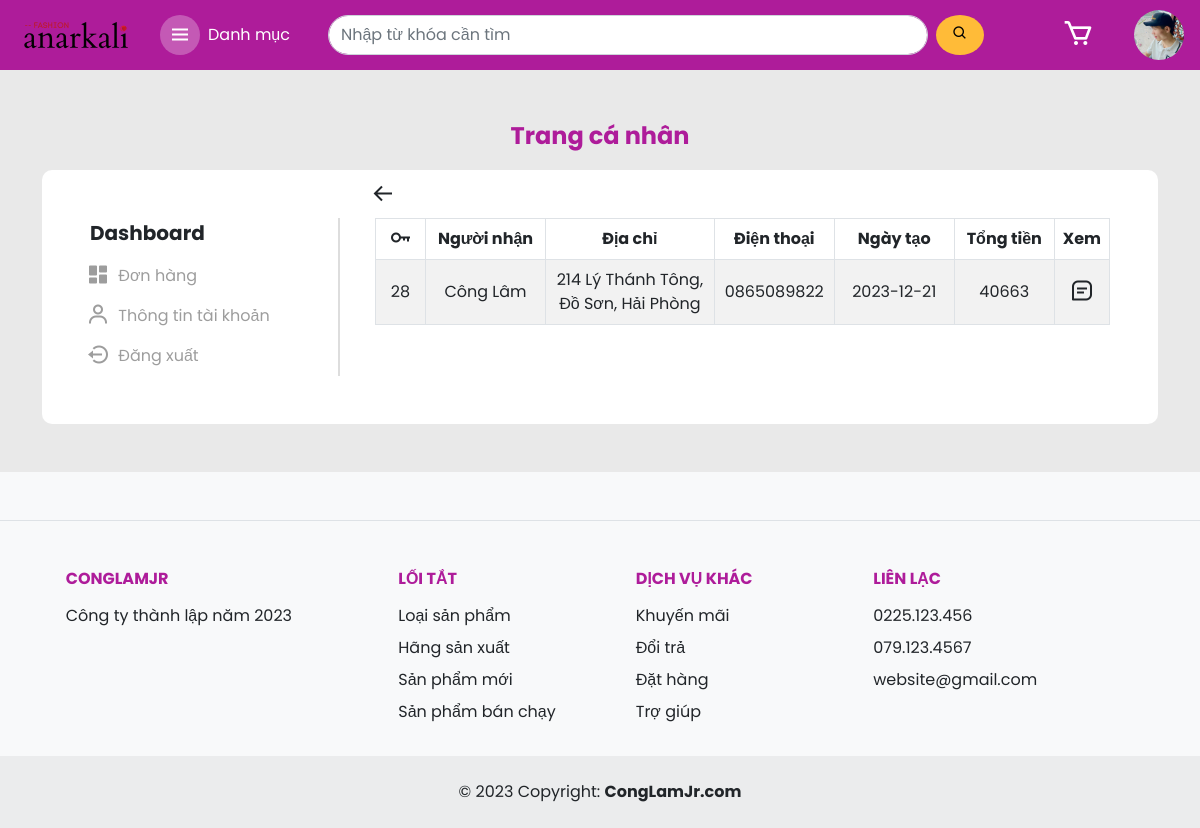
/trang_chu/don_hang_moi.php (signed in), run on the app's committed database.
### tables this page shows
CREATE TABLE `nguoidung` (
  `TaiKhoan` varchar(64) NOT NULL,
  `MatKhau` varchar(64) NOT NULL,
  `Email` varchar(64) NOT NULL,
  `HinhAnh` varchar(68) NOT NULL,
  `Quyen` int(1) NOT NULL,
  `TrangThai` int(1) NOT NULL
);

CREATE TABLE `giohang` (
  `MaGioHang` int(64) NOT NULL,
  `TaiKhoan` varchar(64) NOT NULL,
  `NguoiTao` varchar(1000) NOT NULL,
  `DiaChi` varchar(10000) NOT NULL,
  `SoDienThoai` varchar(10) NOT NULL,
  `NgayTao` date NOT NULL,
  `TongTien` int(64) NOT NULL,
  `TrangThai` int(1) NOT NULL
);

### quan_tri/module/database.php (called while the page is built, shortened)
<?php
  function execute_query($sql, $params=NULL) {
    $server = 'localhost';
    $username = 'root';
    $password = '';
    $dbname = 'shopthoitrang';
    $conn = new PDO("mysql:host={$server};dbname={$dbname}", $username, $password);
    $stmt = $conn->prepare($sql);
    if (isset($params))
      foreach ($params as $key => $value)
        $stmt->bindValue($key,$value,PDO::PARAM_STR);
    $stmt->execute();
    return $stmt->fetchAll();
  }
?>

### trang_chu/don_hang_moi.php (the view, shortened to what this page needs)
<!DOCTYPE html>
<html lang="en">
<head>
  <?php
    include 'module/head.php';
  ?>
  <link rel='stylesheet' href='style/profile.css'>
</head>
<body>
  <form action='xu_ly_tim_kiem.php' method='post' class='d-flex align-items-center justify-content-between header px-3'>
    <?php
      include 'module/header.php';
    ?>
  </form>
  <div class='body container-fluid'>
    <div class='container-md py-5'>
      <div class='title text-center fw-bold fs-4 mb-3' style='color: #ae1c9a;'>Trang cá nhân</div>
      <div class='content_container p-5 bg-white'>
        <div class='dashboard d-flex flex-column'>
          <div class='fw-bold fs-5 mb-2'>Dashboard</div>
          <a href='trang_ca_nhan.php' class='my-2 text-decoration-none'><i class='bx bxs-dashboard me-2'></i> Đơn hàng</a>
          <a href='thong_tin_tai_khoan.php' class='my-2 text-decoration-none'><i class='bx bx-user me-2'></i> Thông tin tài khoản</a>
          <a href='dang_nhap/xu_ly_dang_xuat.php' class='my-2 text-decoration-none'><i class='bx bx-log-out-circle me-2' ></i> Đăng xuất</a>
        </div>
        <div class='position-relative'>
          <a style='top: -35px;' href='trang_ca_nhan.php' class='position-absolute text-dark'><i class='bx bx-arrow-back' style='transform: scale(1.5);'></i></a>
          <table class='table table-striped align-middle table-bordered'>
            <thead>
              <tr>
                <th class='text-center' style='width: 50px; min-width: 50px; transform: scale(1.5);'><i class='bx bx-key'></i></th>
                <th class='text-center' style='width: 120px; min-width: 120px;'>Người nhận</th>
                <th class='text-center' style='min-width: 150px;'>Địa chỉ</th>
                <th class='text-center' style='width: 120px; min-width: 120px;'>Điện thoại</th>
                <th class='text-center' style='width: 120px; min-width: 120px;'>Ngày tạo</th>
                <th class='text-center' style='width: 100px; min-width: 100px;'>Tổng tiền</th>
                <th class='text-center' style='width: 50px; min-width: 50px;'>Xem</th>
              </tr>
            </thead>
            <tbody>
              <?php
                $sql = "SELECT * FROM giohang WHERE NguoiTao=:nguoi_tao AND TrangThai=0 ORDER BY MaGioHang DESC";
                $tai_khoan = $_SESSION['TenTaiKhoan'];
                $gio_hangs = execute_query($sql, array('nguoi_tao' => $tai_khoan));
                foreach($gio_hangs as $gio_hang){
                  echo "<tr>
                    <td class='text-center'>{$gio_hang['MaGioHang']}</td>
                    <td class='text-center'>{$gio_hang['TaiKhoan']}</td>
                    <td class='text-center'>{$gio_hang['DiaChi']}</td>
                    <td class='text-center'>{$gio_hang['SoDienThoai']}</td>
                    <td class='text-center'>{$gio_hang['NgayTao']}</td>
                    <td class='text-center'>{$gio_hang['TongTien']}</td>
                    <td class='text-center'><a href='xem_chi_tiet_don_hang.php?id={$gio_hang['MaGioHang']}' class='text-dark'><i style='transform: scale(1.5);' class='bx bx-message-square-detail'></i></a></td>
                  </tr>";
                }
              ?>
            </tbody>
          </table>
        </div>
      </div>
    </div>
  </div>
  <div class='footer'>
    <?php
      include 'module/footer.php';
    ?>
  </div>
</body>
</html>

### trang_chu/module/header.php (shortened to what this page needs)
<div class='d-flex'>
  <img class='logo' src="../img/logo2.avif">
  <button type='button' class='d-flex align-items-center ms-4 category_button'>
    <div class='d-flex align-items-center category_icon_container p-2'><i class='bx bx-menu text-white fs-4 category_icon'></i></div>
    <div class='fs-6 text-white ps-2'>Danh mục
    </div>
  </button>
</div>
<div class='search_container d-flex'>
  <input required='true' type="text" name='tu_khoa' class='form-control input_search' placeholder='Nhập từ khóa cần tìm'>
  <button type='submit' class='px-3 py-2 button_search ms-2'><i class='bx bx-search' ></i></button>
</div>
<?php
  $hinh_anh = execute_query('SELECT HinhAnh FROM nguoidung WHERE TaiKhoan=:tai_khoan', array('tai_khoan' => $_SESSION['TenTaiKhoan']))[0][0];
?>
<div class='d-flex justify-content-center align-items-center'>
  <a href='gio_hang.php' class='text-decoration-none cart_container position-relative'>
    <i style='transform: scale(2.0);' class='bx bx-cart text-white mx-5'></i>
  </a>
  <a href="trang_ca_nhan.php"><button type='button' class='button_user'><img class='user_img' src='../data/nguoi_dung/<?php echo $hinh_anh; ?>'></button></a>
</div>

### trang_chu/style/header.css (style rules this page uses)
* { padding: 0; margin: 0; box-sizing: border-box; font-family: 'Poppins', sans-serif; }
.header { height: 70px; background-color: #ae1c9a; left: 0; right: 0; }
.header .logo { width: 120px; }
.header .category_button { background-color: unset; border: none; position: relative; }
.header .category_icon_container { background-color: rgba(255, 255, 255, 0.27); border-radius: 50%; }
.header .search_container .input_search { width: 600px; border-radius: 20px; }
.header .search_container .button_search { border: none; border-radius: 50%; background-color: #ffbb38; }
.header .user_img { object-fit: cover; width: 50px; border-radius: 50%; height: 50px; }
.button_cart, .button_user { border: none; background-color: unset; }

### trang_chu/style/body.css (style rules this page uses)
* { padding: 0; margin: 0; box-sizing: border-box; font-family: 'Poppins', sans-serif; }

### trang_chu/style/profile.css (style rules this page uses)
.body { background-color: #e9e9e9; }
.content_container { border-radius: 10px; display: grid; grid-template-columns: 250px 1fr; column-gap: 35px; }
.dashboard { border-right: 2px solid rgb(221, 221, 221); }
.dashboard i { transform: scale(1.5); }
.dashboard a { color: rgb(157, 157, 157); }

### data on the page
nguoidung: HinhAnh (picture)
giohang: MaGioHang "28", TaiKhoan "Công Lâm", DiaChi "214 Lý Thánh Tông, Đồ Sơn, Hải Phòng", SoDienThoai "0865089822", NgayTao "2023-12-21", TongTien "40663"
